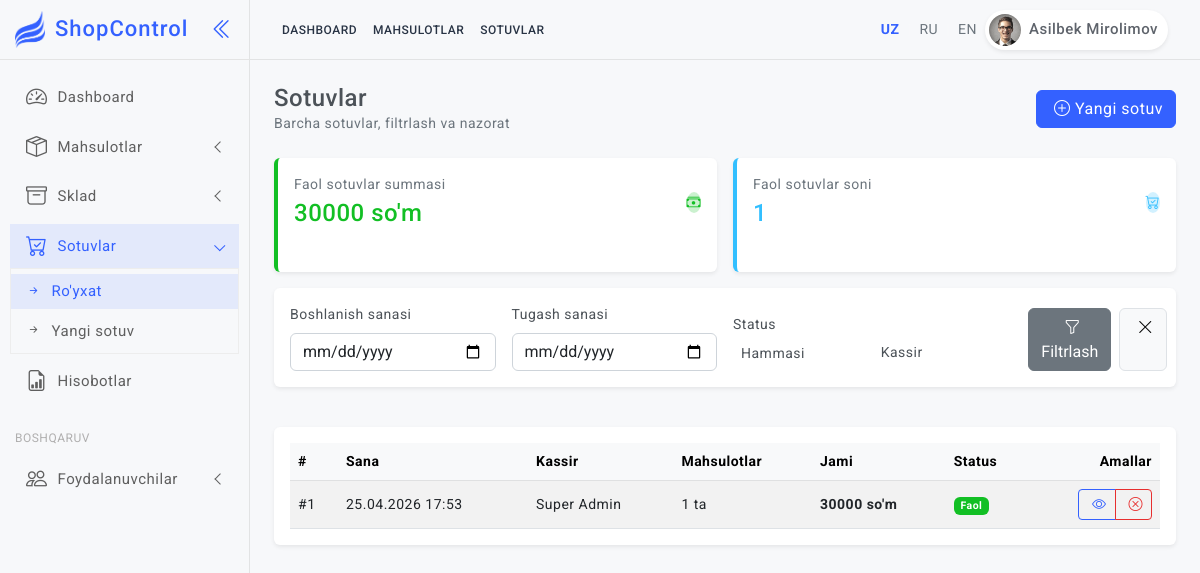
Page /uz/sales/ (signed in) on the committed database.
### shop/models.py (models this page shows, shortened)
class CustomUser(AbstractUser):
    ROLE_CHOICES = [
        ('admin', _('Admin')),
        ('kassir', _('Kassir')),
    ]
    telegram_id = models.BigIntegerField(unique=True, null=True, blank=True, verbose_name=_("Telegram ID"))
    role = models.CharField(max_length=10, choices=ROLE_CHOICES, default='kassir', verbose_name=_("Rol"))
    fullname = models.CharField(max_length=255, verbose_name=_("To'liq ism"))
    created_at = models.DateTimeField(auto_now_add=True, verbose_name=_("Yaratilgan sana"))
    class Meta:
        verbose_name = _("Foydalanuvchi")
        verbose_name_plural = _("Foydalanuvchilar")

class Sales(models.Model):
    STATUS_CHOICES = [
        ('active', _('Faol')),
        ('cancelled', _('Bekor qilingan')),
    ]
    kassir = models.ForeignKey(CustomUser, on_delete=models.SET_NULL, null=True, verbose_name=_("Kassir"))
    sana = models.DateTimeField(auto_now_add=True, verbose_name=_("Sana"))
    jami_summa = models.DecimalField(max_digits=12, decimal_places=2, verbose_name=_("Jami summa"))
    status = models.CharField(max_length=10, choices=STATUS_CHOICES, default='active', verbose_name=_("Status"))
    class Meta:
        verbose_name = _("Sotuv")
        verbose_name_plural = _("Sotuvlar")
        ordering = ['-sana']

### shop/views.py (the view)
# urls.py: path('sales/', views.sales_list, name='sales_list'),
@login_required
def sales_list(request):
    sales = Sales.objects.select_related('kassir').order_by('-sana')
    if request.user.role == 'kassir':
        sales = sales.filter(kassir=request.user)
    status = request.GET.get('status', '')
    if status in ['active', 'cancelled']:
        sales = sales.filter(status=status)
    kassir_id = request.GET.get('kassir', '')
    if kassir_id and request.user.role != 'kassir':
        sales = sales.filter(kassir_id=kassir_id)
    date_from = request.GET.get('from', '')
    date_to = request.GET.get('to', '')
    if date_from:
        sales = sales.filter(sana__date__gte=date_from)
    if date_to:
        sales = sales.filter(sana__date__lte=date_to)
    sales = sales.annotate(items_count=Count('saleitems'))
    kassirs = CustomUser.objects.filter(role='kassir')
    stats = {
        'total_active': sales.filter(status='active').aggregate(
            total=Coalesce(Sum('jami_summa'), Decimal('0'), output_field=DecimalField())
        )['total'] or 0,
        'count_active': sales.filter(status='active').count(),
    }
    context = {
        'sales': sales,
        'kassirs': kassirs,
        'selected_status': status,
        'selected_kassir': kassir_id,
        'date_from': date_from,
        'date_to': date_to,
        'stats': stats,
    }
    return render(request, 'sales/list.html', context)

### templates/sales/list.html (shortened to what this page needs)
{% extends 'base.html' %}
{% load static %}
{% load i18n %}
{% block content %}
<div class="row">
    <div class="col-12">
        <div class="d-flex align-items-center justify-content-between mb-4">
            <div>
                <h4 class="mb-0">{% trans "Sotuvlar" %}</h4>
                <p class="mb-0 text-muted">{% trans "Barcha sotuvlar, filtrlash va nazorat" %}</p>
            </div>
            <div class="d-flex gap-2">
                <a href="{% url 'sale_create' %}" class="btn btn-primary"><i class="bi bi-plus-circle"></i> {% trans "Yangi sotuv" %}</a>
            </div>
        </div>
    </div>
</div>
<div class="row row-cols-1 row-cols-md-2 g-3 mb-3">
    <div class="col">
        <div class="card stats-card border-start border-0 border-4 border-success h-100">
            <div class="card-body">
                <div class="d-flex align-items-center">
                    <div>
                        <p class="mb-0 text-secondary">{% trans "Faol sotuvlar summasi" %}</p>
                        <h4 class="my-1 text-success">{{ stats.total_active|floatformat:0 }} {% trans "so'm" %}</h4>
                    </div>
                    <div class="widgets-icons-2 rounded-circle bg-light-success text-success ms-auto">
                        <i class="bi bi-cash-stack"></i>
                    </div>
                </div>
            </div>
        </div>
    </div>
    <div class="col">
        <div class="card stats-card border-start border-0 border-4 border-info h-100">
            <div class="card-body">
                <div class="d-flex align-items-center">
                    <div>
                        <p class="mb-0 text-secondary">{% trans "Faol sotuvlar soni" %}</p>
                        <h4 class="my-1 text-info">{{ stats.count_active }}</h4>
                    </div>
                    <div class="widgets-icons-2 rounded-circle bg-light-info text-info ms-auto">
                        <i class="bi bi-cart-check"></i>
                    </div>
                </div>
            </div>
        </div>
    </div>
</div>
<div class="row mb-3">
    <div class="col-12">
        <div class="card">
            <div class="card-body">
                <form method="get" class="row g-3 align-items-end">
                    <div class="col-md-3">
                        <label class="form-label">{% trans "Boshlanish sanasi" %}</label>
                        <input type="date" name="from" value="{{ date_from }}" class="form-control">
                    </div>
                    <div class="col-md-3">
                        <label class="form-label">{% trans "Tugash sanasi" %}</label>
                        <input type="date" name="to" value="{{ date_to }}" class="form-control">
                    </div>
                    <div class="col-md-2">
                        <label class="form-label">{% trans "Status" %}</label>
                    </div>
                    {% if user.role != 'kassir' %}
                    <div class="col-md-2">
                        <label class="form-label">{% trans "Kassir" %}</label>
                    </div>
                    {% endif %}
                    <div class="col-md-2 d-flex gap-2">
                        <button type="submit" class="btn btn-secondary w-100"><i class="bi bi-funnel"></i> {% trans "Filtrlash" %}</button>
                        <a href="{% url 'sales_list' %}" class="btn btn-light border"><i class="bi bi-x-lg"></i></a>
                    </div>
                </form>
            </div>
        </div>
    </div>
</div>
<div class="row">
    <div class="col-12">
        <div class="card">
            <div class="card-body">
                <div class="table-responsive">
                    <table class="table table-striped table-hover align-middle mb-0">
                        <thead class="table-light">
                            <tr>
                                <th>#</th>
                                <th>{% trans "Sana" %}</th>
                                <th>{% trans "Kassir" %}</th>
                                <th>{% trans "Mahsulotlar" %}</th>
                                <th>{% trans "Jami" %}</th>
                                <th>{% trans "Status" %}</th>
                                <th class="text-end">{% trans "Amallar" %}</th>
                            </tr>
                        </thead>
                        <tbody>
                            {% for sale in sales %}
                            <tr>
                                <td>#{{ sale.id }}</td>
                                <td>{{ sale.sana|date:"d.m.Y H:i" }}</td>
                                <td>{{ sale.kassir.fullname|default:sale.kassir.username }}</td>
                                <td>{{ sale.items_count }} {% trans "ta" %}</td>
                                <td><strong>{{ sale.jami_summa|floatformat:0 }} {% trans "so'm" %}</strong></td>
                                <td>
                                    {% if sale.status == 'active' %}
                                    <span class="badge bg-success">{% trans "Faol" %}</span>
                                    {% else %}
                                    <span class="badge bg-secondary">{% trans "Bekor qilingan" %}</span>
                                    {% endif %}
                                </td>
                                <td class="text-end">
                                    <div class="btn-group btn-group-sm">
                                        <a href="{% url 'sale_detail' sale.id %}" class="btn btn-outline-primary"><i class="bi bi-eye"></i></a>
                                        {% if sale.status == 'active' %}
                                            {% if user.is_superuser or user.role == 'admin' or sale.kassir == user %}
                                            <a href="{% url 'sale_cancel' sale.id %}" class="btn btn-outline-danger"><i class="bi bi-x-circle"></i></a>
                                            {% endif %}
                                        {% endif %}
                                    </div>
                                </td>
                            </tr>
                            {% empty %}
                            <tr>
                                <td colspan="7" class="text-center text-muted py-4">{% trans "Sotuvlar topilmadi" %}</td>
                            </tr>
                            {% endfor %}
                        </tbody>
                    </table>
                </div>
            </div>
        </div>
    </div>
</div>
{% endblock %}

### templates/base.html (shortened to what this page needs)
{% load static %}
{% load i18n %}
<!doctype html>
<html lang="{{ LANGUAGE_CODE }}">
<head>
  <link href="{% static 'assets/plugins/simplebar/css/simplebar.css' %}" rel="stylesheet" />
  <link href="{% static 'assets/plugins/perfect-scrollbar/css/perfect-scrollbar.css' %}" rel="stylesheet" />
  <link href="{% static 'assets/plugins/metismenu/css/metisMenu.min.css' %}" rel="stylesheet" />
  <link href="{% static 'assets/plugins/datatable/css/dataTables.bootstrap5.min.css' %}" rel="stylesheet" />
  <link href="https://cdn.jsdelivr.net/npm/select2@4.1.0-rc.0/dist/css/select2.min.css" rel="stylesheet" />
  <link rel="stylesheet"
    href="https://cdn.jsdelivr.net/npm/select2-bootstrap-5-theme@1.3.0/dist/select2-bootstrap-5-theme.min.css" />
  <link href="{% static 'assets/css/bootstrap.min.css' %}" rel="stylesheet" />
  <link href="{% static 'assets/css/bootstrap-extended.css' %}" rel="stylesheet" />
  <link href="{% static 'assets/css/style.css' %}" rel="stylesheet" />
  <link href="{% static 'assets/css/icons.css' %}" rel="stylesheet">
  <link rel="stylesheet" href="https://cdn.jsdelivr.net/npm/bootstrap-icons@1.9.1/font/bootstrap-icons.css">
  <link href="{% static 'assets/css/pace.min.css' %}" rel="stylesheet" />
  <link href="{% static 'assets/css/dark-theme.css' %}" rel="stylesheet" />
  <link href="{% static 'assets/css/light-theme.css' %}" rel="stylesheet" />
  <link href="{% static 'assets/css/semi-dark.css' %}" rel="stylesheet" />
  <link href="{% static 'assets/css/header-colors.css' %}" rel="stylesheet" />
</head>
<body>
  <div class="wrapper">
    {% if user.is_authenticated %}
    <header class="top-header">
      <nav class="navbar navbar-expand">
        <div class="top-navbar d-none d-xl-block">
          <ul class="navbar-nav align-items-center">
            <li class="nav-item">
              <a class="nav-link" href="{% url 'dashboard' %}">{% trans "Dashboard" %}</a>
            </li>
            <li class="nav-item">
              <a class="nav-link" href="{% url 'products_list' %}">{% trans "Mahsulotlar" %}</a>
            </li>
            <li class="nav-item">
              <a class="nav-link" href="{% url 'sales_list' %}">{% trans "Sotuvlar" %}</a>
            </li>
          </ul>
        </div>
        <div class="top-navbar-right ms-auto">
          <ul class="navbar-nav align-items-center">
            <li class="nav-item">
              <div class="d-flex align-items-center gap-2 ms-3">
                {% get_current_language as LANGUAGE_CODE %}
                <form action="{% url 'set_language' %}" method="post" id="lang-form-uz" class="d-inline">
                  <a href="#" onclick="document.getElementById('lang-form-uz').submit(); return false;"
                    class="{% if LANGUAGE_CODE == 'uz' %}text-primary fw-bold{% else %}text-secondary{% endif %}">UZ</a>
                </form>
                <span class="text-light">|</span>
                <form action="{% url 'set_language' %}" method="post" id="lang-form-ru" class="d-inline">
                  <a href="#" onclick="document.getElementById('lang-form-ru').submit(); return false;"
                    class="{% if LANGUAGE_CODE == 'ru' %}text-primary fw-bold{% else %}text-secondary{% endif %}">RU</a>
                </form>
                <span class="text-light">|</span>
                <form action="{% url 'set_language' %}" method="post" id="lang-form-en" class="d-inline">
                  <a href="#" onclick="document.getElementById('lang-form-en').submit(); return false;"
                    class="{% if LANGUAGE_CODE == 'en' %}text-primary fw-bold{% else %}text-secondary{% endif %}">EN</a>
                </form>
              </div>
            </li>
            <li class="nav-item dropdown dropdown-large">
              <a class="nav-link dropdown-toggle dropdown-toggle-nocaret" href="#" data-bs-toggle="dropdown">
                <div class="user-setting d-flex align-items-center gap-1">
                  <img src="{% static 'assets/images/avatars/avatar-1.png' %}" class="user-img" alt="">
                  <div class="user-name d-none d-sm-block">{{ user.fullname }}</div>
                </div>
              </a>
            </li>
          </ul>
        </div>
      </nav>
    </header>
    <aside class="sidebar-wrapper" data-simplebar="true">
      <div class="sidebar-header">
        <div>
          <img src="{% static 'assets/images/logo-icon.png' %}" class="logo-icon" alt="logo icon">
        </div>
        <div>
          <h4 class="logo-text">ShopControl</h4>
        </div>
        <div class="toggle-icon ms-auto"><i class="bi bi-chevron-double-left"></i></div>
      </div>
      <ul class="metismenu" id="menu">
        <li>
          <a href="{% url 'dashboard' %}">
            <div class="parent-icon"><i class="bi bi-speedometer2"></i></div>
            <div class="menu-title">{% trans "Dashboard" %}</div>
          </a>
        </li>
        <li>
          <a href="javascript:;" class="has-arrow">
            <div class="parent-icon"><i class="bi bi-box-seam"></i></div>
            <div class="menu-title">{% trans "Mahsulotlar" %}</div>
          </a>
        </li>
        <li>
          <a href="javascript:;" class="has-arrow">
            <div class="parent-icon"><i class="bi bi-archive"></i></div>
            <div class="menu-title">{% trans "Sklad" %}</div>
          </a>
        </li>
        <li>
          <a href="javascript:;" class="has-arrow">
            <div class="parent-icon"><i class="bi bi-cart-check"></i></div>
            <div class="menu-title">{% trans "Sotuvlar" %}</div>
          </a>
          <ul>
            <li><a href="{% url 'sales_list' %}"><i class="bi bi-arrow-right-short"></i>{% trans "Ro'yxat" %}</a></li>
            <li><a href="{% url 'sale_create' %}"><i class="bi bi-arrow-right-short"></i>{% trans "Yangi sotuv" %}</a>
            </li>
          </ul>
        </li>
        <li>
          <a href="{% url 'reports' %}">
            <div class="parent-icon"><i class="bi bi-file-earmark-bar-graph"></i></div>
            <div class="menu-title">{% trans "Hisobotlar" %}</div>
          </a>
        </li>
        {% if user.is_superuser %}
        <li class="menu-label">{% trans "Boshqaruv" %}</li>
        <li>
          <a href="javascript:;" class="has-arrow">
            <div class="parent-icon"><i class="bi bi-people"></i></div>
            <div class="menu-title">{% trans "Foydalanuvchilar" %}</div>
          </a>
        </li>
        {% endif %}
      </ul>
    </aside>
    {% endif %}
    <main class="page-content">
      {% block content %}{% endblock %}
    </main>
  </div>
</body>
</html>

### rows in the picture
CustomUser: fullname "Asilbek Mirolimov"
Sales: id "1", sana "25.04.2026 17:53", kassir.fullname "Super Admin", items_count "1", jami_summa "30000", status "active" (drawn)

### other values in the picture
{{ stats.total_active|floatformat:0 }} "30000"
{{ stats.count_active }} "1"
